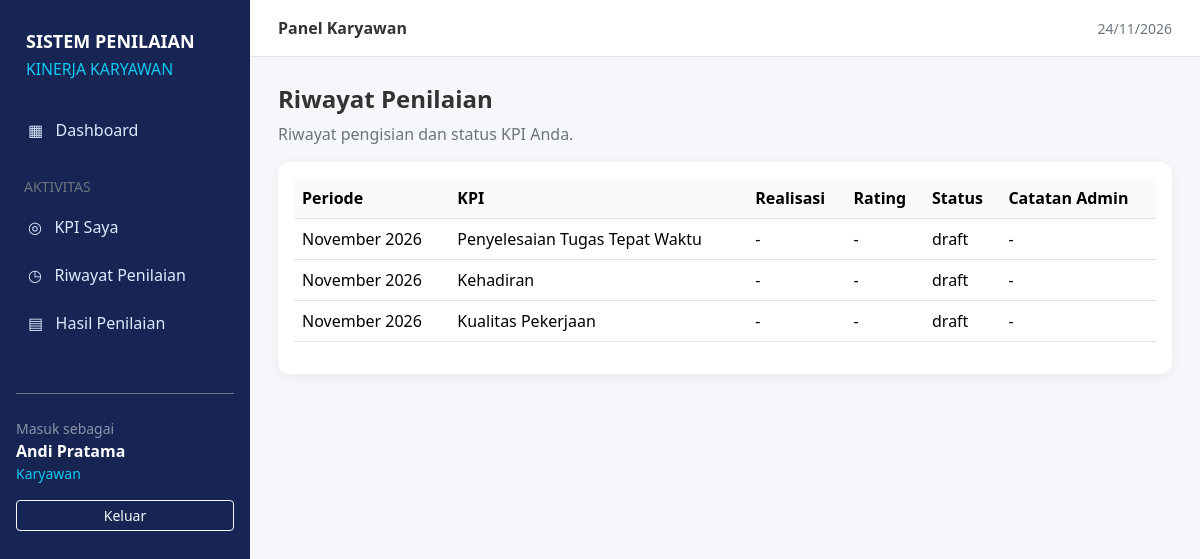
/index.php?page=history (signed in), run on the app's committed database.
### tables this page shows
CREATE TABLE IF NOT EXISTS performance_records (
  id BIGINT UNSIGNED AUTO_INCREMENT PRIMARY KEY,
  kpi_id BIGINT UNSIGNED NOT NULL UNIQUE,
  actual DECIMAL(12,2) NULL,
  description TEXT NULL,
  evidence_path VARCHAR(255) NULL,
  rating TINYINT UNSIGNED NULL,
  admin_notes TEXT NULL,
  status VARCHAR(20) NOT NULL DEFAULT 'draft',
  created_at TIMESTAMP NULL DEFAULT CURRENT_TIMESTAMP,
  updated_at TIMESTAMP NULL DEFAULT CURRENT_TIMESTAMP ON UPDATE CURRENT_TIMESTAMP,
  CONSTRAINT fk_records_kpi FOREIGN KEY (kpi_id) REFERENCES kpis(id) ON DELETE RESTRICT
);

CREATE TABLE IF NOT EXISTS periods (
  id BIGINT UNSIGNED AUTO_INCREMENT PRIMARY KEY,
  month TINYINT UNSIGNED NOT NULL,
  year SMALLINT UNSIGNED NOT NULL,
  status VARCHAR(20) NOT NULL DEFAULT 'open',
  created_at TIMESTAMP NULL DEFAULT CURRENT_TIMESTAMP,
  updated_at TIMESTAMP NULL DEFAULT CURRENT_TIMESTAMP ON UPDATE CURRENT_TIMESTAMP,
  UNIQUE KEY unique_period (month,year)
);

CREATE TABLE IF NOT EXISTS kpis (
  id BIGINT UNSIGNED AUTO_INCREMENT PRIMARY KEY,
  employee_id BIGINT UNSIGNED NOT NULL,
  period_id BIGINT UNSIGNED NOT NULL,
  name VARCHAR(255) NOT NULL,
  target DECIMAL(12,2) NOT NULL,
  unit VARCHAR(50) NOT NULL,
  weight DECIMAL(5,2) NOT NULL,
  created_at TIMESTAMP NULL DEFAULT CURRENT_TIMESTAMP,
  updated_at TIMESTAMP NULL DEFAULT CURRENT_TIMESTAMP ON UPDATE CURRENT_TIMESTAMP,
  INDEX idx_kpis_employee_period (employee_id,period_id),
  CONSTRAINT fk_kpis_employee FOREIGN KEY (employee_id) REFERENCES users(id) ON DELETE RESTRICT,
  CONSTRAINT fk_kpis_period FOREIGN KEY (period_id) REFERENCES periods(id) ON DELETE RESTRICT
);

### models/helpers.php (called while the page is built, shortened)
<?php
function e($value): string
{
    return htmlspecialchars((string)($value ?? ''), ENT_QUOTES, 'UTF-8');
}
function bindQueryParams(mysqli_stmt $stmt, array $params): void
{
    $types = '';
    foreach ($params as $value) {
        $types .= is_int($value) ? 'i' : (is_float($value) ? 'd' : 's');
    }
    $values = [];
    foreach ($params as $index => $value) {
        $values[$index] = $params[$index];
    }
    $arguments = [$types];
    foreach ($values as $index => &$value) {
        $arguments[] = &$value;
    }
    call_user_func_array([$stmt, 'bind_param'], $arguments);
}
function queryAll(string $sql, array $params = []): array
{
    global $koneksi;
    if ($params) {
        $stmt = $koneksi->prepare($sql);
        bindQueryParams($stmt, $params);
        $stmt->execute();
        $result = $stmt->get_result();
        $rows = $result->fetch_all(MYSQLI_ASSOC);
        return $rows;
    }
    $result = $koneksi->query($sql);
    return $result->fetch_all(MYSQLI_ASSOC);
}
function currentUser(): array
{
    return $_SESSION['user'] ?? [];
}
function monthName(int $month): string
{
    return [1 => 'Januari', 2 => 'Februari', 3 => 'Maret', 4 => 'April', 5 => 'Mei', 6 => 'Juni', 7 => 'Juli', 8 => 'Agustus', 9 => 'September', 10 => 'Oktober', 11 => 'November', 12 => 'Desember'][$month] ?? '-';
}

### views/employee/history.php (the view)
<h4 class="fw-bold">Riwayat Penilaian</h4>
<p class="text-secondary">Riwayat pengisian dan status KPI Anda.</p>
<div class="card p-3">
    <div class="table-responsive">
        <table class="table">
            <thead>
                <tr>
                    <th>Periode</th>
                    <th>KPI</th>
                    <th>Realisasi</th>
                    <th>Rating</th>
                    <th>Status</th>
                    <th>Catatan Admin</th>
                </tr>
            </thead>
            <tbody><?php foreach ($data['rows'] as $r): ?><tr>
                        <td><?= monthName((int)$r['month']) . ' ' . $r['year'] ?></td>
                        <td><?= e($r['kpi']) ?></td>
                        <td><?= e($r['actual'] ?? '-') ?></td>
                        <td><?= e($r['rating'] ?? '-') ?></td>
                        <td><?= e($r['status']) ?></td>
                        <td><?= e($r['admin_notes'] ?? '-') ?></td>
                    </tr><?php endforeach;
                        if (!$data['rows']): ?><tr>
                        <td colspan="6" class="text-center">Belum ada riwayat.</td>
                    </tr><?php endif; ?></tbody>
        </table>
    </div>
</div>

### public/css/custom.css (style rules this page uses)
* { margin: 0; padding: 0; box-sizing: border-box; }
body { font-family: 'Segoe UI', sans-serif; background-color: #f5f7fb; color: #333; }

### views/layouts/header.php (style rules this page uses)
.card { border: 0; box-shadow: 0 3px 14px rgba(15, 23, 42, .06); border-radius: 12px }
.table th { white-space: nowrap; background: #f8fafc }

### data on the page
performance_records: periods.month "November", periods.year "2026", kpi.name "Penyelesaian Tugas Tepat Waktu", actual "-", rating "-", status "draft", admin_notes "-"
performance_records: periods.month "November", periods.year "2026", kpi.name "Kehadiran", actual "-", rating "-", status "draft", admin_notes "-"
performance_records: periods.month "November", periods.year "2026", kpi.name "Kualitas Pekerjaan", actual "-", rating "-", status "draft", admin_notes "-"

### other printed values
$user['name'] "Andi Pratama"
